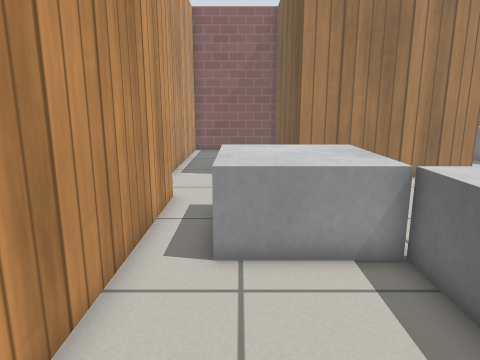
view 1 (above)

24 first-person views from a walk through a world built for the Gazebo simulator. The camera is 0.79 m above the floor, tilts 12° down and sees 70° across. The floor is counted in squares, 0.25 m on a side. Each view is taken from the middle of a square. On the plan, view 1 faces up. The plan holds only what a view shows up to about 20 squares ahead; the rest is blank. Gazebo's built-in surfaces are drawn with simple patterns.

view 2
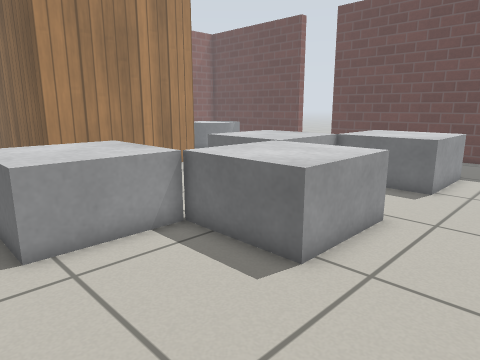

view 3
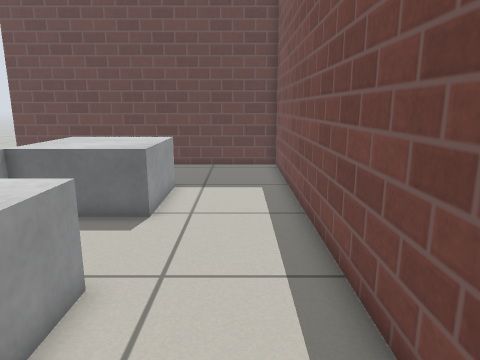

view 4
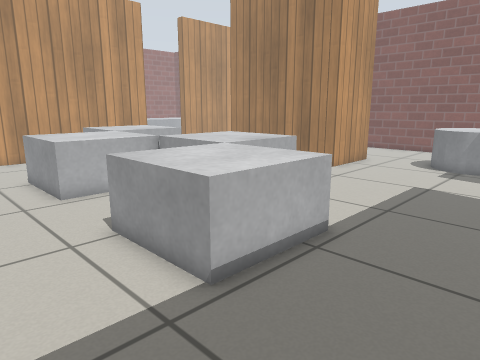

view 5
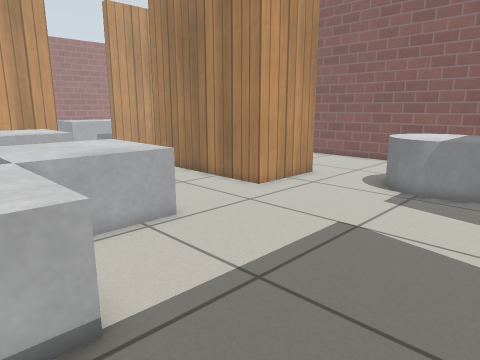

view 6
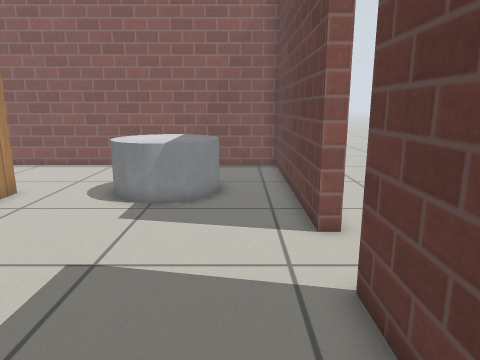

view 7
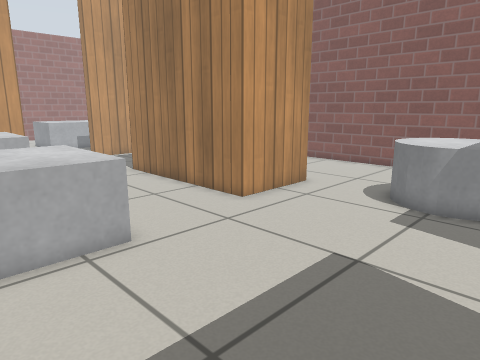

view 8
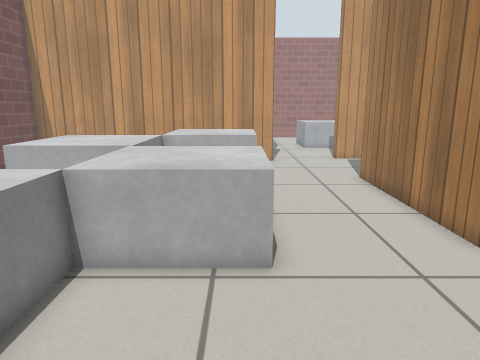

view 9
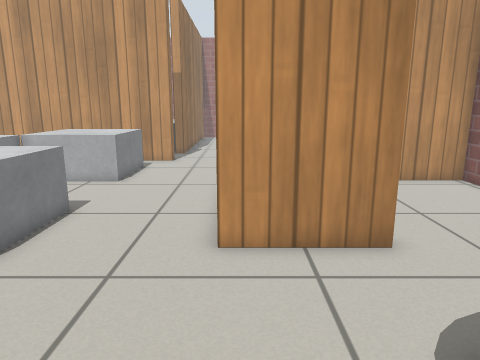

view 10
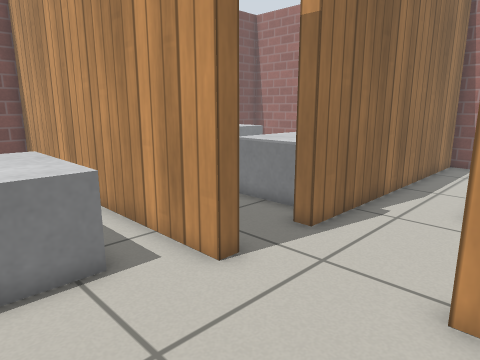

view 11
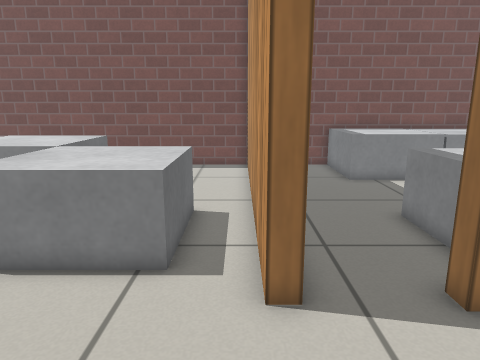

view 12
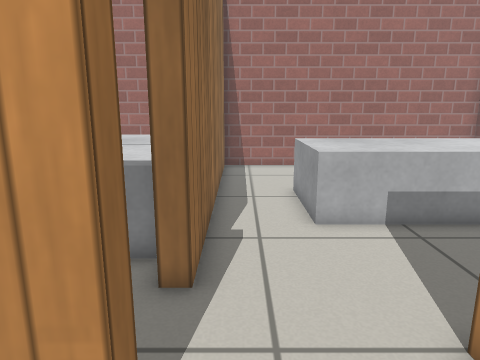

view 13
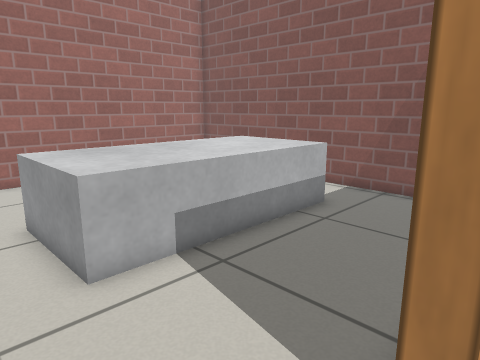

view 14
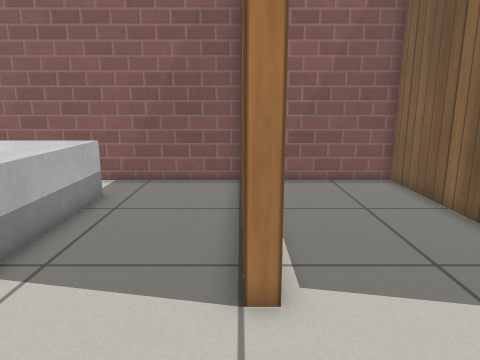

view 15
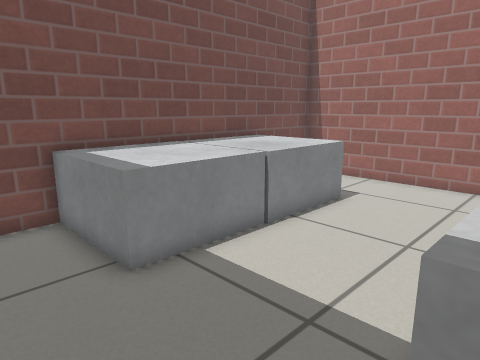

view 16
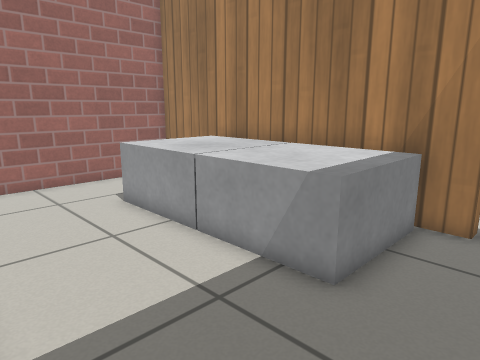

view 17
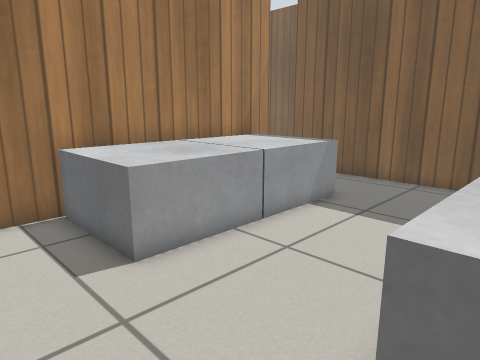

view 18
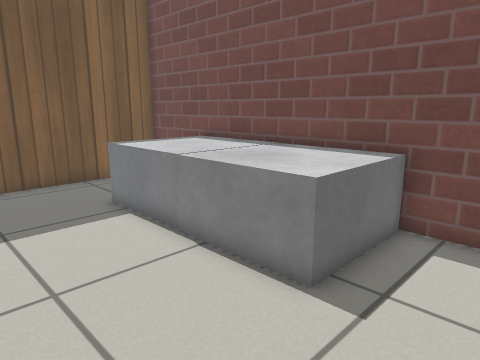

view 19
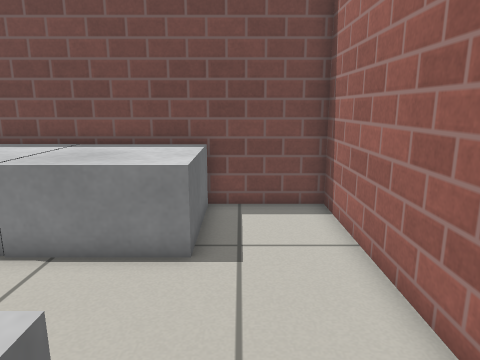

view 20
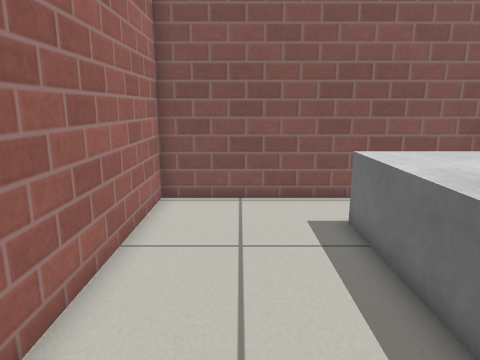

view 21
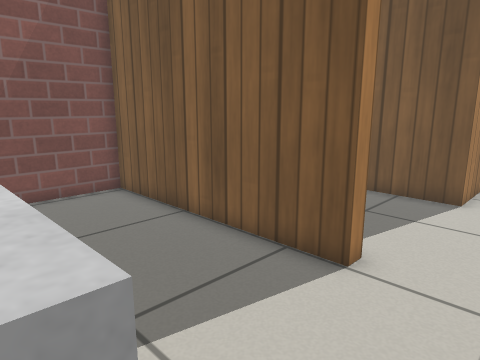

view 22
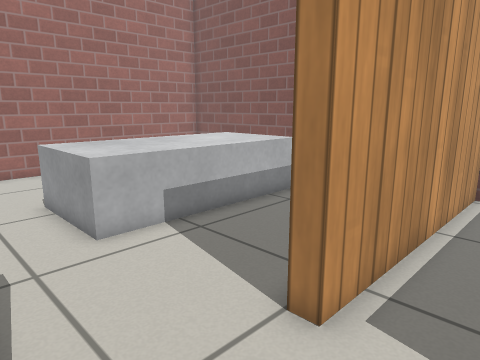

view 23
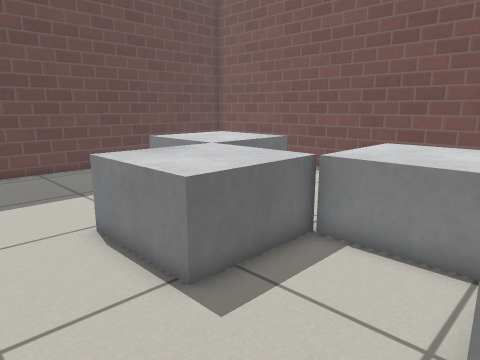

view 24
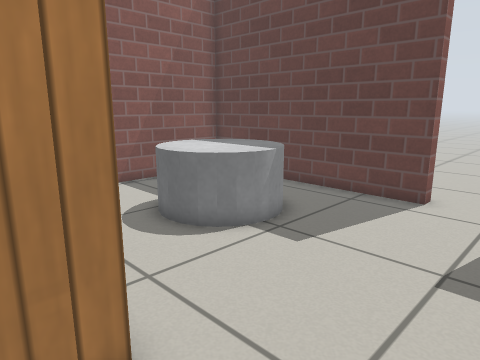

### Floor plan
Ten units are one square. View 1 is at (0, 0); x grows to the right and y downward. Boxes are objects, and circles mark ways between rooms. Rooms are numbered by the first view taken in them; rooms with no view inside come last. Other rooms are left out.
<svg viewBox="-193 -263 408 288">
<path fill="none" stroke="#000" d="M106 -195 106 -155 26 -155 26 -258 -33 -258 -33 -160M-24 -120 -24 20 210 20 210 -125M210 -155 210 -258 116 -258M-33 -160 -39 -160 -39 -258 -188 -258 -188 -122 -56 -122 -56 -115M-30 -105 -30 -120 -24 -120M-56 -115 -188 -115 -188 20 -30 20 -30 -105"/>
<rect x="-5" y="-115" width="40" height="50" fill="#bbb"><title>grey box</title></rect>
<rect x="35" y="-75" width="40" height="50" fill="#bbb"><title>grey box</title></rect>
<rect x="75" y="-115" width="50" height="50" fill="#bbb"><title>grey box</title></rect>
<rect x="115" y="-75" width="40" height="50" fill="#bbb"><title>grey box</title></rect>
<rect x="135" y="-225" width="50" height="50" fill="#bbb"><title>grey cylinder</title></rect>
<rect x="-135" y="-195" width="50" height="50" fill="#bbb"><title>grey box</title></rect>
<rect x="-135" y="-235" width="50" height="40" fill="#bbb"><title>grey box</title></rect>
<rect x="-155" y="-25" width="40" height="40" fill="#bbb"><title>grey box</title></rect>
<rect x="-155" y="-115" width="40" height="50" fill="#bbb"><title>grey box</title></rect>
<rect x="-115" y="-25" width="50" height="40" fill="#bbb"><title>grey box</title></rect>
<rect x="-115" y="-115" width="50" height="50" fill="#bbb"><title>grey box</title></rect>
<circle cx="-30" cy="-135" r="3" fill="#2a7"/>
<circle cx="-45" cy="-110" r="3" fill="#2a7"/>
<text x="90" y="-110">1</text>
<text x="-110" y="-190">2</text>
<text x="-110" y="-50">3</text>
</svg>
Room 1 opens to room 2. Room 2 opens to room 3.

Where each view was taken, in squares from view 1:
view 1: 0 up, 0 right, facing up
view 2: 1 down, 2 left, facing up-right
view 3: 0 up, 2 right, facing right
view 4: 1 down, 20 right, facing up-left
view 5: 5 up, 20 right, facing up-left
view 6: 7 up, 19 right, facing up
view 7: 7 up, 19 right, facing up-left
view 8: 10 up, 18 right, facing left
view 9: 16 up, 18 right, facing left
view 10: 17 up, 2 right, facing down-left
view 11: 17 up, 2 left, facing down
view 12: 13 up, 0 right, facing left
view 13: 13 up, 3 left, facing up-left
view 14: 11 up, 4 left, facing up
view 15: 8 up, 4 left, facing down-left
view 16: 2 up, 4 left, facing up-left
view 17: 1 up, 18 left, facing up-right
view 18: 7 up, 18 left, facing down-right
view 19: 9 up, 16 left, facing down
view 20: 14 up, 16 left, facing up
view 21: 13 up, 10 left, facing up-right
view 22: 12 up, 1 left, facing up-left
view 23: 14 up, 3 right, facing down-right
view 24: 12 up, 9 right, facing up-right
